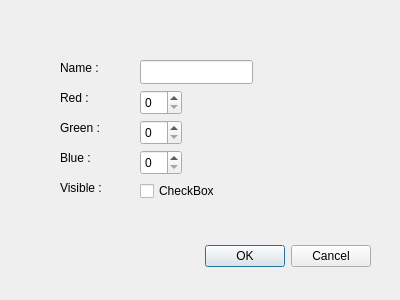
<?xml version="1.0" encoding="UTF-8"?>
<ui version="4.0">
 <class>OptionDialog</class>
 <widget class="QDialog" name="OptionDialog">
  <property name="geometry">
   <rect>
    <x>0</x>
    <y>0</y>
    <width>400</width>
    <height>300</height>
   </rect>
  </property>
  <property name="windowTitle">
   <string>Dialog</string>
  </property>
  <widget class="QDialogButtonBox" name="buttonBox">
   <property name="geometry">
    <rect>
     <x>30</x>
     <y>240</y>
     <width>341</width>
     <height>32</height>
    </rect>
   </property>
   <property name="orientation">
    <enum>Qt::Orientation::Horizontal</enum>
   </property>
   <property name="standardButtons">
    <set>QDialogButtonBox::StandardButton::Cancel|QDialogButtonBox::StandardButton::Ok</set>
   </property>
  </widget>
  <widget class="QLabel" name="label">
   <property name="geometry">
    <rect>
     <x>60</x>
     <y>60</y>
     <width>48</width>
     <height>16</height>
    </rect>
   </property>
   <property name="text">
    <string>Name :</string>
   </property>
  </widget>
  <widget class="QLabel" name="label_2">
   <property name="geometry">
    <rect>
     <x>60</x>
     <y>90</y>
     <width>48</width>
     <height>16</height>
    </rect>
   </property>
   <property name="text">
    <string>Red :</string>
   </property>
  </widget>
  <widget class="QLabel" name="label_3">
   <property name="geometry">
    <rect>
     <x>60</x>
     <y>120</y>
     <width>48</width>
     <height>16</height>
    </rect>
   </property>
   <property name="text">
    <string>Green :</string>
   </property>
  </widget>
  <widget class="QLabel" name="label_4">
   <property name="geometry">
    <rect>
     <x>60</x>
     <y>150</y>
     <width>48</width>
     <height>16</height>
    </rect>
   </property>
   <property name="text">
    <string>Blue :</string>
   </property>
  </widget>
  <widget class="QLabel" name="label_5">
   <property name="geometry">
    <rect>
     <x>60</x>
     <y>180</y>
     <width>48</width>
     <height>16</height>
    </rect>
   </property>
   <property name="text">
    <string>Visible :</string>
   </property>
  </widget>
  <widget class="QLineEdit" name="lineEdit">
   <property name="geometry">
    <rect>
     <x>140</x>
     <y>60</y>
     <width>113</width>
     <height>24</height>
    </rect>
   </property>
  </widget>
  <widget class="QSpinBox" name="spinBox">
   <property name="geometry">
    <rect>
     <x>140</x>
     <y>90</y>
     <width>42</width>
     <height>25</height>
    </rect>
   </property>
  </widget>
  <widget class="QSpinBox" name="spinBox_2">
   <property name="geometry">
    <rect>
     <x>140</x>
     <y>120</y>
     <width>42</width>
     <height>25</height>
    </rect>
   </property>
  </widget>
  <widget class="QSpinBox" name="spinBox_3">
   <property name="geometry">
    <rect>
     <x>140</x>
     <y>150</y>
     <width>42</width>
     <height>25</height>
    </rect>
   </property>
  </widget>
  <widget class="QCheckBox" name="checkBox">
   <property name="geometry">
    <rect>
     <x>140</x>
     <y>180</y>
     <width>78</width>
     <height>22</height>
    </rect>
   </property>
   <property name="text">
    <string>CheckBox</string>
   </property>
  </widget>
 </widget>
 <resources/>
 <connections>
  <connection>
   <sender>buttonBox</sender>
   <signal>accepted()</signal>
   <receiver>OptionDialog</receiver>
   <slot>accept()</slot>
   <hints>
    <hint type="sourcelabel">
     <x>248</x>
     <y>254</y>
    </hint>
    <hint type="destinationlabel">
     <x>157</x>
     <y>274</y>
    </hint>
   </hints>
  </connection>
  <connection>
   <sender>buttonBox</sender>
   <signal>rejected()</signal>
   <receiver>OptionDialog</receiver>
   <slot>reject()</slot>
   <hints>
    <hint type="sourcelabel">
     <x>316</x>
     <y>260</y>
    </hint>
    <hint type="destinationlabel">
     <x>286</x>
     <y>274</y>
    </hint>
   </hints>
  </connection>
 </connections>
</ui>
